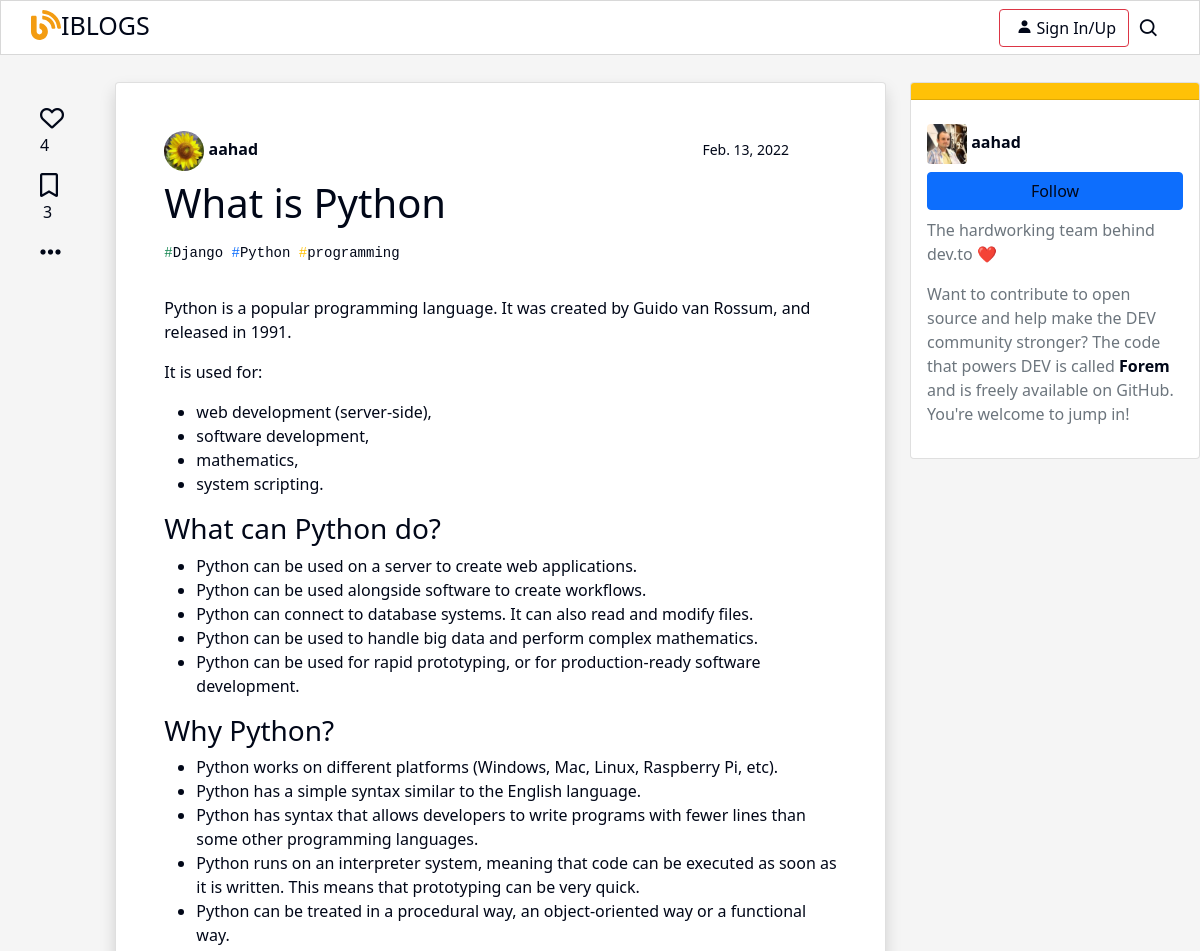
The page /app/4 (upper part) on the database as committed earlier.
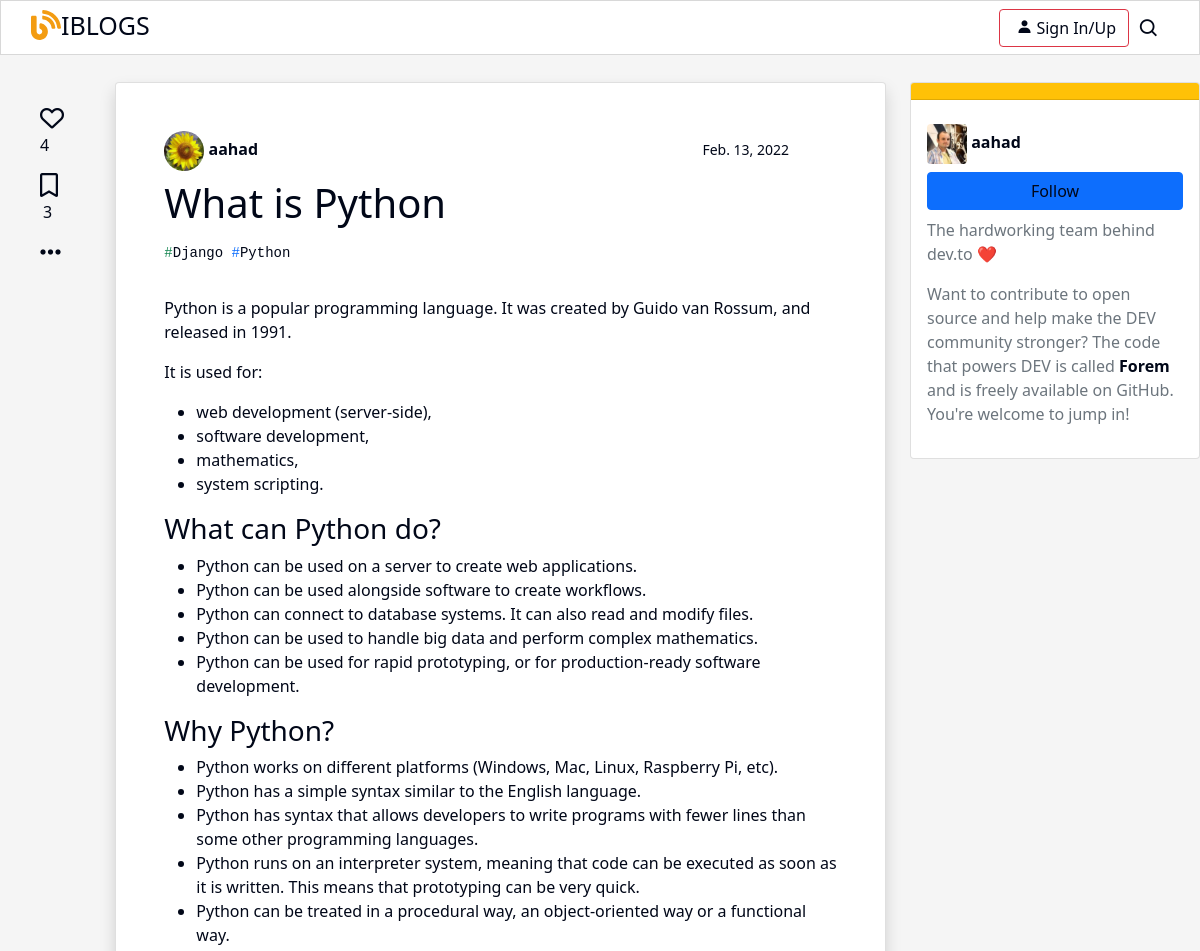
The same page on the database as committed later.
### app/models.py (models this page shows)
class ResizeImageMixin:
    def resize(self, imageField: models.ImageField, size:tuple):
        im = Image.open(imageField)  # Catch original
        source_image = im.convert('RGB')
        source_image.thumbnail(size)  # Resize to size
        output = BytesIO()
        source_image.save(output, format='JPEG') # Save resize image to bytes
        output.seek(0)
        content_file = ContentFile(output.read())  # Read output and create ContentFile in memory
        file = File(content_file)
        random_name = f'{uuid.uuid4()}.jpeg'
        imageField.save(random_name, file, save=False)

class Category(models.Model,ResizeImageMixin):
    CHOICES=[
        ('success','Green '),
        ('danger','Red'),
        ('dark','Black'),
        ('warning','Yellow'),
         ('info','Sky Blue'),
         ('primary','Blue'),
       ]
    user_id=models.ForeignKey(User, on_delete=models.CASCADE,related_name='category')
    title = models.CharField(max_length=100)
    color=models.CharField(max_length=32,choices=CHOICES,default='Black' ,verbose_name="Chuse categry color")
    description=models.TextField()
    url=models.CharField(max_length=100)
    created_date =models.DateField(auto_now_add=True,null=True)
    updated_date =models.DateField(auto_now=True)
    Created_by = models.TextField(max_length=200,blank=True)
    updated_by = models.TextField(max_length=200,blank=True)
    class Meta:
        ordering = ['title']
    def __str__(self):
        return self.title

### app/views.py (the view)
# urls.py: path('app/<int:id>',views.post, name='post_detail'),
def post(request,id):
    post=Post.objects.get(id=id)
    try:
        user=get_object_or_404(User, username=request.user)
        if post.likes.filter(id=user.id).exists():
            likes= 'liked'
            fa_class='fa-solid'
        else:
            likes= 'like'
            fa_class='fa-regular'
    except Exception as e:
        likes= 'like'
        fa_class='fa-regular'
    cat=Category.objects.all()
    if 'search' in request.GET:
        search=request.GET['search']
        user_name=post.comment.filter(name__icontains=search)
        comment_text=post.comment.filter(text__icontains=search)
        comments=user_name | comment_text
    else:
        comments = post.comment.filter()
    new_comment = None
    initial = None
    initial = {'name': request.user.get_username()}
    if request.method == 'POST':
        comment_form = CommentForm(request.POST)
        if comment_form.is_valid():
            new_comment = comment_form.save(commit=False)
            new_comment.post = post
            new_comment.save()
    else:
        comment_form = CommentForm(initial=initial)
    return render(request,'app/post.html',{
                            'fa_class':fa_class,
                            'post':post ,'cats':cat,
                            'comments': comments,
                            'likeClass':likes,
                            'new_comment': new_comment,
                            'comment_form': comment_form })

### app/templates/app/post.html (shortened to what this page needs)
{% extends "app/base.html" %}
{% load static %}
{% block  body %}
    <div class="row containe py-2 px-sm-3">
        <div class="col-sm-1 d-none d-sm-block  ">
            <div class="p-4 " style="position:fixed;">
              {% if not request.user.is_authenticated  %}
              <a  data-bs-toggle="modal" href="#exampleModalToggle"><i class="fa-regular fa-heart"></i></a>
              {% endif %}
               <span><p style="margin-left: auto;"  class="likecount">{{post.likes.count}}</p></span>
               <i style="font-size:24px" class="fa-regular fa-bookmark"></i>
               <p style="margin-left: 3px;">3</p>
               <i style="font-size:24px"  class="fa fa-ellipsis-h" aria-hidden="true"></i>
            </div>
        </div>
        <div class="col-sm-8">
           <div class="card body2 shadow">
               <div class="p-sm-5 p-2 py-4">
                <div class="row"> <span class=""> <img src="{% static 'app/img/tint1.jpg' %}" class="rounded-circle " style="width: 40px;" alt="">
                  <b class=""> {{post.user_id}}</b>
                    <small class="float-end mx-sm-5 pt-2">{{post.created_date}}</small>
                </div>
                <h1 class="py-2">{{post.title}}</h1>
                <span class="d-flex">
                  {% for area in post.category.all|slice:":3" %}
                  <pre><a href="/category/{{area.url}} " style="text-decoration: none; color: black;"><span class="text-{{area.color}}">#</span><span>{{ area }} </span></a></pre>
                  {% endfor %}
                </span><p>{{post.content | safe }}</p>
               </div>
            </div>
           </div>
           <div class="col-sm-3">
            <div class="card body2 " style="position: fixed;">
              <div class="card-header bg-warning mb-2">
              </div>
              <div class="p-3">
               <img src="{% static 'app/img/1.jpeg' %}" class="rounded " style="width: 40px;" alt=""> <b class="">{{post.user_id}}</b>
               <div class="d-grid gap-2 py-2"><a class="btn btn-primary" href="">Follow</a></div>
               <p class="text-muted">The hardworking team behind dev.to ❤️</p>
               <p class="text-muted">Want to contribute to open source and help make the DEV community stronger?
                  The code that powers DEV is called <b>Forem</b> and is freely available on GitHub.
                  You're welcome to jump in!</p>
           </div>
            </div>
          </div>
{% endblock body %}

Rows that differ between the two databases and show on the page:
removed Category: title "programming"
